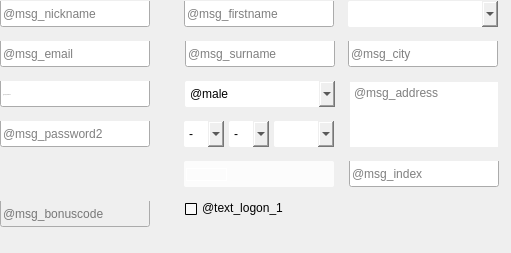
    <widget class="QWidget" name="account_info" native="true">
     <property name="geometry">
      <rect>
       <x>127</x>
       <y>60</y>
       <width>511</width>
       <height>253</height>
      </rect>
     </property>
     <property name="styleSheet">
      <string notr="true">QLineEdit {
    background-repeat: no-repeat;
    background-position: top right;
	background-attachment: fixed;
    padding-top: 48px; 
    margin-top: -48px; 
}

#input_nickname, #input_email  {
    background-image: url(:/textures/Common/icons/icon1x2_ok_error.png);
}</string>
     </property>
     <widget class="QLineEdit" name="input_bonus">
      <property name="enabled">
       <bool>false</bool>
      </property>
      <property name="geometry">
       <rect>
        <x>0</x>
        <y>201</y>
        <width>150</width>
        <height>26</height>
       </rect>
      </property>
      <property name="minimumSize">
       <size>
        <width>150</width>
        <height>26</height>
       </size>
      </property>
      <property name="maximumSize">
       <size>
        <width>150</width>
        <height>26</height>
       </size>
      </property>
      <property name="placeholderText">
       <string>@msg_bonuscode</string>
      </property>
     </widget>
     <widget class="NotEmptyLineEdit" name="input_city">
      <property name="geometry">
       <rect>
        <x>348</x>
        <y>41</y>
        <width>150</width>
        <height>26</height>
       </rect>
      </property>
      <property name="maximumSize">
       <size>
        <width>150</width>
        <height>26</height>
       </size>
      </property>
      <property name="placeholderText">
       <string>@msg_city</string>
      </property>
     </widget>
     <widget class="CheckedCheckBox" name="input_accept_rules">
      <property name="geometry">
       <rect>
        <x>183</x>
        <y>201</y>
        <width>315</width>
        <height>40</height>
       </rect>
      </property>
      <property name="minimumSize">
       <size>
        <width>315</width>
        <height>40</height>
       </size>
      </property>
      <property name="maximumSize">
       <size>
        <width>315</width>
        <height>40</height>
       </size>
      </property>
      <property name="styleSheet">
       <string notr="true">QCheckBox {
	font: 550 12px &quot;Open Sans&quot;;
    color: rgba(250, 250, 250, 220);
    spacing: 2px;
    border: none;
}


QCheckBox {
    margin-bottom: 7px;
}
QCheckBox::indicator {
    subcontrol-position: left top;
    border: 1px solid black;
    border-radius: 1px;
    width: 10px;
    height: 10px;
    
    background-color: rgba(250, 250, 250, 220);
    left: 2px;
top: 2px;
}

QCheckBox::indicator:!checked:hover {
background-color: rgba(250, 250, 250, 120);
}

QCheckBox::indicator:!checked:pressed, QCheckBox::indicator:checked:pressed {
    margin-top: 1px;
    background-color: rgba(0, 166, 81, 100);
	background-image: url(:/textures/Common/icons/check1.png);
}

QCheckBox::indicator:checked {
    background-color: rgba(0, 166, 81, 230);
	background-image: url(:/textures/Common/icons/check.png);
}

QCheckBox::indicator:checked:hover {
background-color: rgba(0, 166, 81, 255);
}</string>
      </property>
     </widget>
     <widget class="NotEmptyPlainTextEdit" name="input_address">
      <property name="geometry">
       <rect>
        <x>349</x>
        <y>81</y>
        <width>150</width>
        <height>67</height>
       </rect>
      </property>
      <property name="minimumSize">
       <size>
        <width>150</width>
        <height>67</height>
       </size>
      </property>
      <property name="maximumSize">
       <size>
        <width>150</width>
        <height>67</height>
       </size>
      </property>
      <property name="styleSheet">
       <string notr="true">QPlainTextEdit {
    min-height: 65px;
max-height: 65px;
border: 1px solid transparent;
border-radius: 4px;
min-width: 148px;
max-width: 148px;
}</string>
      </property>
      <property name="tabChangesFocus">
       <bool>true</bool>
      </property>
      <property name="placeholderText">
       <string>@msg_address</string>
      </property>
     </widget>
     <widget class="NotEmptyLineEdit" name="input_firstname">
      <property name="geometry">
       <rect>
        <x>184</x>
        <y>1</y>
        <width>150</width>
        <height>26</height>
       </rect>
      </property>
      <property name="minimumSize">
       <size>
        <width>150</width>
        <height>26</height>
       </size>
      </property>
      <property name="maximumSize">
       <size>
        <width>150</width>
        <height>26</height>
       </size>
      </property>
      <property name="placeholderText">
       <string>@msg_firstname</string>
      </property>
     </widget>
     <widget class="CountryComboBox" name="input_country">
      <property name="geometry">
       <rect>
        <x>348</x>
        <y>1</y>
        <width>150</width>
        <height>26</height>
       </rect>
      </property>
      <property name="minimumSize">
       <size>
        <width>150</width>
        <height>26</height>
       </size>
      </property>
      <property name="maximumSize">
       <size>
        <width>150</width>
        <height>26</height>
       </size>
      </property>
      <property name="styleSheet">
       <string notr="true">QComboBox::drop-down {
    border: none;
    max-width: 5px;
	image: url(:/textures/Common/icons/arrow_scrolldown.png);
}

QComboBox {
    border-radius: 2px;
}</string>
      </property>
      <property name="sizeAdjustPolicy">
       <enum>QComboBox::AdjustToMinimumContentsLengthWithIcon</enum>
      </property>
      <property name="minimumContentsLength">
       <number>100</number>
      </property>
      <property name="iconSize">
       <size>
        <width>24</width>
        <height>24</height>
       </size>
      </property>
      <property name="filterRegExp" stdset="0">
       <string notr="true">\w+.+[1-9](\d+)?</string>
      </property>
      <property name="excludeRegExp" stdset="0">
       <string notr="true">+\1</string>
      </property>
     </widget>
     <widget class="NotEmptyLineEdit" name="input_lastname">
      <property name="geometry">
       <rect>
        <x>185</x>
        <y>41</y>
        <width>150</width>
        <height>26</height>
       </rect>
      </property>
      <property name="minimumSize">
       <size>
        <width>150</width>
        <height>26</height>
       </size>
      </property>
      <property name="maximumSize">
       <size>
        <width>150</width>
        <height>26</height>
       </size>
      </property>
      <property name="text">
       <string/>
      </property>
      <property name="placeholderText">
       <string>@msg_surname</string>
      </property>
     </widget>
     <widget class="PostIndexLineEdit" name="input_index">
      <property name="geometry">
       <rect>
        <x>349</x>
        <y>161</y>
        <width>150</width>
        <height>26</height>
       </rect>
      </property>
      <property name="minimumSize">
       <size>
        <width>150</width>
        <height>26</height>
       </size>
      </property>
      <property name="maximumSize">
       <size>
        <width>150</width>
        <height>26</height>
       </size>
      </property>
      <property name="placeholderText">
       <string>@msg_index</string>
      </property>
     </widget>
     <widget class="QFrame" name="sdfdfa">
      <property name="geometry">
       <rect>
        <x>184</x>
        <y>121</y>
        <width>150</width>
        <height>26</height>
       </rect>
      </property>
      <property name="minimumSize">
       <size>
        <width>150</width>
        <height>26</height>
       </size>
      </property>
      <property name="maximumSize">
       <size>
        <width>150</width>
        <height>26</height>
       </size>
      </property>
      <property name="styleSheet">
       <string notr="true">QComboBox::drop-down {
    border: none;
    max-width: 5px;
	image: url(:/textures/Common/icons/arrow_scrolldown.png);
}

QComboBox {
    border-radius: 2px;
}</string>
      </property>
      <layout class="QHBoxLayout" name="horizontalLayout">
       <property name="spacing">
        <number>5</number>
       </property>
       <property name="leftMargin">
        <number>0</number>
       </property>
       <property name="topMargin">
        <number>0</number>
       </property>
       <property name="rightMargin">
        <number>0</number>
       </property>
       <property name="bottomMargin">
        <number>0</number>
       </property>
       <item>
        <widget class="CheckedComboBox" name="input_day">
         <property name="minimumSize">
          <size>
           <width>0</width>
           <height>26</height>
          </size>
         </property>
         <property name="maximumSize">
          <size>
           <width>16777215</width>
           <height>26</height>
          </size>
         </property>
         <property name="styleSheet">
          <string notr="true"/>
         </property>
         <item>
          <property name="text">
           <string>-</string>
          </property>
         </item>
         <item>
          <property name="text">
           <string notr="true">1</string>
          </property>
         </item>
         <item>
          <property name="text">
           <string notr="true">2</string>
          </property>
         </item>
         <item>
          <property name="text">
           <string notr="true">3</string>
          </property>
         </item>
         <item>
          <property name="text">
           <string notr="true">4</string>
          </property>
         </item>
         <item>
          <property name="text">
           <string notr="true">5</string>
          </property>
         </item>
         <item>
          <property name="text">
           <string notr="true">6</string>
          </property>
         </item>
         <item>
          <property name="text">
           <string notr="true">7</string>
          </property>
         </item>
         <item>
          <property name="text">
           <string notr="true">8</string>
          </property>
         </item>
         <item>
          <property name="text">
           <string notr="true">9</string>
          </property>
         </item>
         <item>
          <property name="text">
           <string notr="true">10</string>
          </property>
         </item>
         <item>
          <property name="text">
           <string notr="true">11</string>
          </property>
         </item>
         <item>
          <property name="text">
           <string notr="true">12</string>
          </property>
         </item>
         <item>
          <property name="text">
           <string notr="true">13</string>
          </property>
         </item>
         <item>
          <property name="text">
           <string notr="true">14</string>
          </property>
         </item>
         <item>
          <property name="text">
           <string notr="true">15</string>
          </property>
         </item>
         <item>
          <property name="text">
           <string notr="true">16</string>
          </property>
         </item>
         <item>
          <property name="text">
           <string notr="true">17</string>
          </property>
         </item>
         <item>
          <property name="text">
           <string notr="true">18</string>
          </property>
         </item>
         <item>
          <property name="text">
           <string notr="true">19</string>
          </property>
         </item>
         <item>
          <property name="text">
           <string notr="true">20</string>
          </property>
         </item>
         <item>
          <property name="text">
           <string notr="true">21</string>
          </property>
         </item>
         <item>
          <property name="text">
           <string notr="true">22</string>
          </property>
         </item>
         <item>
          <property name="text">
           <string notr="true">23</string>
          </property>
         </item>
         <item>
          <property name="text">
           <string notr="true">24</string>
          </property>
         </item>
         <item>
          <property name="text">
           <string notr="true">25</string>
          </property>
         </item>
         <item>
          <property name="text">
           <string notr="true">26</string>
          </property>
         </item>
         <item>
          <property name="text">
           <string notr="true">27</string>
          </property>
         </item>
         <item>
          <property name="text">
           <string notr="true">28</string>
          </property>
         </item>
         <item>
          <property name="text">
           <string notr="true">29</string>
          </property>
         </item>
         <item>
          <property name="text">
           <string notr="true">30</string>
          </property>
         </item>
         <item>
          <property name="text">
           <string notr="true">31</string>
          </property>
         </item>
        </widget>
       </item>
       <item>
        <widget class="CheckedComboBox" name="input_month">
         <property name="minimumSize">
          <size>
           <width>0</width>
           <height>26</height>
          </size>
         </property>
         <property name="maximumSize">
          <size>
           <width>16777215</width>
           <height>26</height>
          </size>
         </property>
         <property name="styleSheet">
          <string notr="true"/>
         </property>
         <property name="maxVisibleItems">
          <number>13</number>
         </property>
         <item>
          <property name="text">
           <string>-</string>
          </property>
         </item>
         <item>
          <property name="text">
           <string notr="true">1</string>
          </property>
         </item>
         <item>
          <property name="text">
           <string notr="true">2</string>
          </property>
         </item>
         <item>
          <property name="text">
           <string notr="true">3</string>
          </property>
         </item>
         <item>
          <property name="text">
           <string notr="true">4</string>
          </property>
         </item>
         <item>
          <property name="text">
           <string notr="true">5</string>
          </property>
         </item>
         <item>
          <property name="text">
           <string notr="true">6</string>
          </property>
         </item>
         <item>
          <property name="text">
           <string notr="true">7</string>
          </property>
         </item>
         <item>
          <property name="text">
           <string notr="true">8</string>
          </property>
         </item>
         <item>
          <property name="text">
           <string notr="true">9</string>
          </property>
         </item>
         <item>
          <property name="text">
           <string notr="true">10</string>
          </property>
         </item>
         <item>
          <property name="text">
           <string notr="true">11</string>
          </property>
         </item>
         <item>
          <property name="text">
           <string notr="true">12</string>
          </property>
         </item>
        </widget>
       </item>
       <item>
        <widget class="CheckedComboBox" name="input_year">
         <property name="minimumSize">
          <size>
           <width>0</width>
           <height>26</height>
          </size>
         </property>
         <property name="maximumSize">
          <size>
           <width>16777215</width>
           <height>26</height>
          </size>
         </property>
         <property name="styleSheet">
          <string notr="true"/>
         </property>
        </widget>
       </item>
      </layout>
     </widget>
     <widget class="CheckedComboBox" name="input_sex">
      <property name="geometry">
       <rect>
        <x>185</x>
        <y>81</y>
        <width>150</width>
        <height>26</height>
       </rect>
      </property>
      <property name="minimumSize">
       <size>
        <width>150</width>
        <height>26</height>
       </size>
      </property>
      <property name="maximumSize">
       <size>
        <width>150</width>
        <height>26</height>
       </size>
      </property>
      <property name="styleSheet">
       <string notr="true">QComboBox::drop-down {
    border: none;
    max-width: 5px;
	image: url(:/textures/Common/icons/arrow_scrolldown.png);
}

QComboBox {
    border-radius: 2px;
}</string>
      </property>
      <item>
       <property name="text">
        <string>@male</string>
       </property>
      </item>
      <item>
       <property name="text">
        <string>@female</string>
       </property>
      </item>
     </widget>
     <widget class="QLabel" name="text_logon_1">
      <property name="geometry">
       <rect>
        <x>202</x>
        <y>201</y>
        <width>291</width>
        <height>30</height>
       </rect>
      </property>
      <property name="minimumSize">
       <size>
        <width>0</width>
        <height>30</height>
       </size>
      </property>
      <property name="maximumSize">
       <size>
        <width>16777215</width>
        <height>30</height>
       </size>
      </property>
      <property name="text">
       <string>@text_logon_1</string>
      </property>
      <property name="alignment">
       <set>Qt::AlignLeading|Qt::AlignLeft|Qt::AlignTop</set>
      </property>
      <property name="wordWrap">
       <bool>true</bool>
      </property>
      <property name="openExternalLinks">
       <bool>true</bool>
      </property>
      <property name="buddy">
       <cstring>input_accept_rules</cstring>
      </property>
     </widget>
     <widget class="QWidget" name="layoutWidget">
      <property name="geometry">
       <rect>
        <x>0</x>
        <y>1</y>
        <width>163</width>
        <height>188</height>
       </rect>
      </property>
      <layout class="QVBoxLayout" name="verticalLayout" stretch="1,1,1,1,1,1,1,1,1">
       <property name="spacing">
        <number>0</number>
       </property>
       <item>
        <widget class="UsernameLineEdit" name="input_nickname">
         <property name="minimumSize">
          <size>
           <width>150</width>
           <height>26</height>
          </size>
         </property>
         <property name="maximumSize">
          <size>
           <width>150</width>
           <height>26</height>
          </size>
         </property>
         <property name="toolTip">
          <string>@tooltip_nickname_input</string>
         </property>
         <property name="placeholderText">
          <string>@msg_nickname</string>
         </property>
        </widget>
       </item>
       <item>
        <widget class="InfoMessage" name="msg_incorrect_nick">
         <property name="sizePolicy">
          <sizepolicy hsizetype="Minimum" vsizetype="Minimum">
           <horstretch>0</horstretch>
           <verstretch>0</verstretch>
          </sizepolicy>
         </property>
         <property name="minimumSize">
          <size>
           <width>150</width>
           <height>14</height>
          </size>
         </property>
         <property name="maximumSize">
          <size>
           <width>150</width>
           <height>14</height>
          </size>
         </property>
         <property name="styleSheet">
          <string notr="true">QLabel {color: transparent; min-height:14px; max-height: 14px;}</string>
         </property>
         <property name="text">
          <string notr="true">@empty</string>
         </property>
         <property name="wordWrap">
          <bool>true</bool>
         </property>
         <property name="messages" stdset="0">
          <stringlist>
           <string>@empty</string>
           <string>@msg_incorrect_nick</string>
           <string>@msg_nickname_busy</string>
          </stringlist>
         </property>
         <property name="styles" stdset="0">
          <stringlist notr="true">
           <string>QLabel {color: transparent; min-height:14px; max-height: 14px;}</string>
           <string>QLabel {font: 550 12px &quot;Open Sans&quot;;color: rgba(229, 57, 53, 240); min-height:20px; max-height: 20px;}</string>
           <string>QLabel {font: 550 12px &quot;Open Sans&quot;;color: rgba(229, 57, 53, 240); min-height:20px; max-height: 20px;}</string>
          </stringlist>
         </property>
         <property name="defaultMsgIndex" stdset="0">
          <number>0</number>
         </property>
        </widget>
       </item>
       <item>
        <widget class="EmailLineEdit" name="input_email">
         <property name="minimumSize">
          <size>
           <width>150</width>
           <height>26</height>
          </size>
         </property>
         <property name="maximumSize">
          <size>
           <width>150</width>
           <height>26</height>
          </size>
         </property>
         <property name="toolTip">
          <string>Test Tooltip</string>
         </property>
         <property name="styleSheet">
          <string notr="true"/>
         </property>
         <property name="placeholderText">
          <string>@msg_email</string>
         </property>
        </widget>
       </item>
       <item>
        <widget class="InfoMessage" name="msg_incorrect_email">
         <property name="sizePolicy">
          <sizepolicy hsizetype="Maximum" vsizetype="Maximum">
           <horstretch>0</horstretch>
           <verstretch>0</verstretch>
          </sizepolicy>
         </property>
         <property name="minimumSize">
          <size>
           <width>150</width>
           <height>14</height>
          </size>
         </property>
         <property name="maximumSize">
          <size>
           <width>150</width>
           <height>14</height>
          </size>
         </property>
         <property name="styleSheet">
          <string notr="true">QLabel {color: transparent; min-height:14px; max-height: 14px;}</string>
         </property>
         <property name="text">
          <string notr="true">@empty</string>
         </property>
         <property name="wordWrap">
          <bool>true</bool>
         </property>
         <property name="messages" stdset="0">
          <stringlist>
           <string>@empty</string>
           <string>@msg_incorrect_email</string>
           <string>@msg_email_busy</string>
          </stringlist>
         </property>
         <property name="styles" stdset="0">
          <stringlist>
           <string>QLabel {color: transparent; min-height:14px; max-height: 14px;}</string>
           <string>QLabel {font: 550 12px &quot;Open Sans&quot;;color: rgba(229, 57, 53, 240); min-height:20px; max-height: 20px;}</string>
           <string>QLabel {font: 550 12px &quot;Open Sans&quot;;color: rgba(229, 57, 53, 240); min-height:20px; max-height: 20px;}</string>
          </stringlist>
         </property>
         <property name="defaultMsgIndex" stdset="0">
          <number>0</number>
         </property>
        </widget>
       </item>
       <item>
        <widget class="PasswordLineEdit" name="input_password">
         <property name="maximumSize">
          <size>
           <width>150</width>
           <height>26</height>
          </size>
         </property>
         <property name="font">
          <font>
           <family>Open Sans</family>
           <pointsize>-1</pointsize>
           <weight>50</weight>
           <italic>false</italic>
           <bold>false</bold>
          </font>
         </property>
         <property name="echoMode">
          <enum>QLineEdit::Password</enum>
         </property>
         <property name="placeholderText">
          <string>@msg_password</string>
         </property>
        </widget>
       </item>
       <item>
        <widget class="InfoMessage" name="msg_incorrect_pass">
         <property name="minimumSize">
          <size>
           <width>150</width>
           <height>14</height>
          </size>
         </property>
         <property name="maximumSize">
          <size>
           <width>150</width>
           <height>14</height>
          </size>
         </property>
         <property name="styleSheet">
          <string notr="true">QLabel {color: transparent; min-height:14px; max-height: 14px;}</string>
         </property>
         <property name="text">
          <string notr="true">@empty</string>
         </property>
         <property name="wordWrap">
          <bool>true</bool>
         </property>
         <property name="messages" stdset="0">
          <stringlist>
           <string>@empty</string>
           <string>@msg_incorrect_pass</string>
          </stringlist>
         </property>
         <property name="styles" stdset="0">
          <stringlist notr="true">
           <string>QLabel {color: transparent; min-height:14px; max-height: 14px;}</string>
           <string>QLabel {font: 550 12px &quot;Open Sans&quot;;color: rgba(229, 57, 53, 240); min-height:20px; max-height: 20px;}</string>
          </stringlist>
         </property>
         <property name="defaultMsgIndex" stdset="0">
          <number>0</number>
         </property>
        </widget>
       </item>
       <item>
        <widget class="ConfirmationLineEdit" name="input_confirmation">
         <property name="minimumSize">
          <size>
           <width>150</width>
           <height>26</height>
          </size>
         </property>
         <property name="maximumSize">
          <size>
           <width>150</width>
           <height>26</height>
          </size>
         </property>
         <property name="echoMode">
          <enum>QLineEdit::Password</enum>
         </property>
         <property name="placeholderText">
          <string>@msg_password2</string>
         </property>
        </widget>
       </item>
       <item>
        <widget class="InfoMessage" name="msg_incorrect_confirmation">
         <property name="minimumSize">
          <size>
           <width>150</width>
           <height>14</height>
          </size>
         </property>
         <property name="maximumSize">
          <size>
           <width>150</width>
           <height>14</height>
          </size>
         </property>
         <property name="styleSheet">
          <string notr="true">QLabel {color: transparent; min-height:14px; max-height: 14px;}</string>
         </property>
         <property name="text">
          <string notr="true">@empty</string>
         </property>
         <property name="wordWrap">
          <bool>true</bool>
         </property>
         <property name="messages" stdset="0">
          <stringlist>
           <string>@empty</string>
           <string>@msg_incorrect_confirmation</string>
          </stringlist>
         </property>
         <property name="styles" stdset="0">
          <stringlist notr="true">
           <string>QLabel {color: transparent; min-height:14px; max-height: 14px;}</string>
           <string>QLabel {font: 550 12px &quot;Open Sans&quot;;color: rgba(229, 57, 53, 240); min-height:20px; max-height: 40px;}</string>
          </stringlist>
         </property>
         <property name="defaultMsgIndex" stdset="0">
          <number>0</number>
         </property>
        </widget>
       </item>
       <item>
        <spacer name="verticalSpacer">
         <property name="orientation">
          <enum>Qt::Vertical</enum>
         </property>
         <property name="sizeHint" stdset="0">
          <size>
           <width>20</width>
           <height>30</height>
          </size>
         </property>
        </spacer>
       </item>
      </layout>
     </widget>
     <widget class="EntityWidget" name="entitywidget" native="true">
      <property name="geometry">
       <rect>
        <x>183</x>
        <y>160</y>
        <width>152</width>
        <height>28</height>
       </rect>
      </property>
      <property name="minimumSize">
       <size>
        <width>152</width>
        <height>28</height>
       </size>
      </property>
      <property name="maximumSize">
       <size>
        <width>152</width>
        <height>28</height>
       </size>
      </property>
      <property name="styleSheet">
       <string notr="true">QComboBox::drop-down {
    border: 1px solid white;
    width: 39px;
	/*border-image: url(:/textures/Common/icons/ico/Ukraine.ico) 0 -10 0 0;*/

    background-position: left;
background-origin: margin; 
background-clip: margin;    
subcontrol-position: left;
image-position: left;
margin-left: 3px;
margin-top:2px;
margin-bottom: 1px;
}

QComboBox::drop-down:pressed {
    
  margin-top: 5px;
margin-bottom: -1px;
}
QComboBox:hover {
background-color: qlineargradient(spread:pad, x1:0, y1:1, x2:0, y2:0, stop:0 rgba(0, 121, 40, 7), stop:0.954802 rgba(0, 199, 83, 15), stop:1 rgba(0, 250, 158, 13));
    background-position: left;
background-origin: margin; 
background-clip: margin;    
}
QComboBox::down-arrow {

	border-image: url(:/textures/Common/icons/arrow_scrolldown.png);
subcontrol-position: right;
margin: 2px 0px 4px 6px;
 border: 1px solid hidden;
}

QComboBox {
    border-radius: 2px;
padding-left: 8px;
font: 12px &quot;Open Sans Semibold&quot;;
color: #191919;
background-color: transparent;
padding-left: -40px;
spacing: 18px;
}


#entitywidget {
background-color: rgba(255, 255, 255, 211);
     border: 1px hidden;
 border-radius: 2px;
margin:1px;
}

QLineEdit {
     border-left: none;
font: 12px &quot;Open Sans Semibold&quot;;
color: #191919;
background-color: transparent;
}
#entitywidget:focus {
    border: 1px solid #00eaff;
}</string>
      </property>
      <property name="fixedAspectRatio" stdset="0">
       <bool>false</bool>
      </property>
      <layout class="QHBoxLayout" name="horizontalLayout_3" stretch="0,1">
       <property name="spacing">
        <number>0</number>
       </property>
       <property name="leftMargin">
        <number>0</number>
       </property>
       <property name="topMargin">
        <number>0</number>
       </property>
       <property name="rightMargin">
        <number>0</number>
       </property>
       <property name="bottomMargin">
        <number>0</number>
       </property>
       <item alignment="Qt::AlignLeft|Qt::AlignVCenter">
        <widget class="CountryComboBox" name="countrycombobox">
         <property name="minimumSize">
          <size>
           <width>80</width>
           <height>0</height>
          </size>
         </property>
         <property name="currentText">
          <string/>
         </property>
         <property name="sizeAdjustPolicy">
          <enum>QComboBox::AdjustToMinimumContentsLength</enum>
         </property>
         <property name="iconSize">
          <size>
           <width>24</width>
           <height>24</height>
          </size>
         </property>
         <property name="frame">
          <bool>true</bool>
         </property>
         <property name="filterRegExp" stdset="0">
          <string notr="true">(^(\+[1-9]+(\d{0,2}|-\d{3}))?$)</string>
         </property>
        </widget>
       </item>
       <item alignment="Qt::AlignLeft|Qt::AlignVCenter">
        <widget class="PhoneNumberLineEdit" name="input_phone">
         <property name="styleSheet">
          <string notr="true">min-width: 90px;</string>
         </property>
         <property name="text">
          <string/>
         </property>
         <property name="frame">
          <bool>false</bool>
         </property>
         <property name="inputMaskRegExp" stdset="0">
          <string notr="true">(^\+?([1-9]-?[0-9 ]{0,3}\d{0,8})?$)</string>
         </property>
        </widget>
       </item>
      </layout>
     </widget>
     <zorder>input_accept_rules</zorder>
     <zorder>layoutWidget</zorder>
     <zorder>input_bonus</zorder>
     <zorder>input_city</zorder>
     <zorder>input_address</zorder>
     <zorder>input_firstname</zorder>
     <zorder>input_country</zorder>
     <zorder>input_lastname</zorder>
     <zorder>input_index</zorder>
     <zorder>sdfdfa</zorder>
     <zorder>input_sex</zorder>
     <zorder>text_logon_1</zorder>
     <zorder>entitywidget</zorder>
    </widget>
